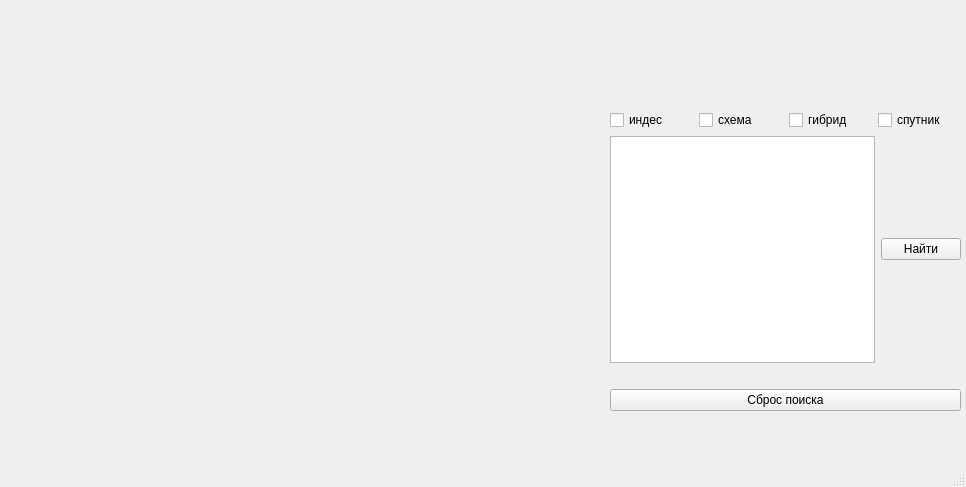
<?xml version="1.0" encoding="UTF-8"?>
<ui version="4.0">
 <class>MainWindow</class>
 <widget class="QMainWindow" name="MainWindow">
  <property name="geometry">
   <rect>
    <x>0</x>
    <y>0</y>
    <width>966</width>
    <height>487</height>
   </rect>
  </property>
  <property name="windowTitle">
   <string>MainWindow</string>
  </property>
  <widget class="QWidget" name="centralwidget">
   <widget class="QLabel" name="image">
    <property name="geometry">
     <rect>
      <x>0</x>
      <y>0</y>
      <width>600</width>
      <height>450</height>
     </rect>
    </property>
    <property name="text">
     <string/>
    </property>
   </widget>
   <widget class="QWidget" name="verticalLayoutWidget">
    <property name="geometry">
     <rect>
      <x>610</x>
      <y>110</y>
      <width>351</width>
      <height>301</height>
     </rect>
    </property>
    <layout class="QVBoxLayout" name="verticalLayout">
     <item>
      <layout class="QHBoxLayout" name="horizontalLayout">
       <item>
        <widget class="QCheckBox" name="i">
         <property name="text">
          <string>индес</string>
         </property>
        </widget>
       </item>
       <item>
        <widget class="QCheckBox" name="chb3">
         <property name="text">
          <string>схема</string>
         </property>
        </widget>
       </item>
       <item>
        <widget class="QCheckBox" name="chb2">
         <property name="text">
          <string>гибрид</string>
         </property>
        </widget>
       </item>
       <item>
        <widget class="QCheckBox" name="chb1">
         <property name="text">
          <string>спутник</string>
         </property>
        </widget>
       </item>
      </layout>
     </item>
     <item>
      <layout class="QHBoxLayout" name="horizontalLayout_2">
       <item>
        <widget class="QTextEdit" name="textEdit"/>
       </item>
       <item>
        <widget class="QPushButton" name="find">
         <property name="text">
          <string>Найти</string>
         </property>
        </widget>
       </item>
      </layout>
     </item>
     <item>
      <widget class="QLabel" name="adress">
       <property name="text">
        <string/>
       </property>
      </widget>
     </item>
     <item>
      <widget class="QPushButton" name="sbros">
       <property name="text">
        <string>Сброс поиска</string>
       </property>
      </widget>
     </item>
    </layout>
   </widget>
  </widget>
  <widget class="QMenuBar" name="menubar">
   <property name="geometry">
    <rect>
     <x>0</x>
     <y>0</y>
     <width>966</width>
     <height>21</height>
    </rect>
   </property>
  </widget>
  <widget class="QStatusBar" name="statusbar"/>
  <action name="actionup">
   <property name="text">
    <string>pgup</string>
   </property>
   <property name="toolTip">
    <string>pgup</string>
   </property>
   <property name="shortcut">
    <string>PgUp</string>
   </property>
  </action>
  <action name="actiondown">
   <property name="checkable">
    <bool>true</bool>
   </property>
   <property name="text">
    <string>pgdown</string>
   </property>
   <property name="toolTip">
    <string>pgdown</string>
   </property>
   <property name="shortcut">
    <string>PgDown</string>
   </property>
  </action>
  <action name="actionleft">
   <property name="text">
    <string>left</string>
   </property>
   <property name="shortcut">
    <string>Left</string>
   </property>
  </action>
  <action name="actionright">
   <property name="text">
    <string>right</string>
   </property>
   <property name="shortcut">
    <string>Right</string>
   </property>
  </action>
  <action name="actionup_2">
   <property name="text">
    <string>up</string>
   </property>
   <property name="toolTip">
    <string>up</string>
   </property>
   <property name="shortcut">
    <string>Up</string>
   </property>
  </action>
  <action name="actiondown_2">
   <property name="text">
    <string>down</string>
   </property>
   <property name="shortcut">
    <string>Down</string>
   </property>
  </action>
 </widget>
 <resources/>
 <connections/>
</ui>
